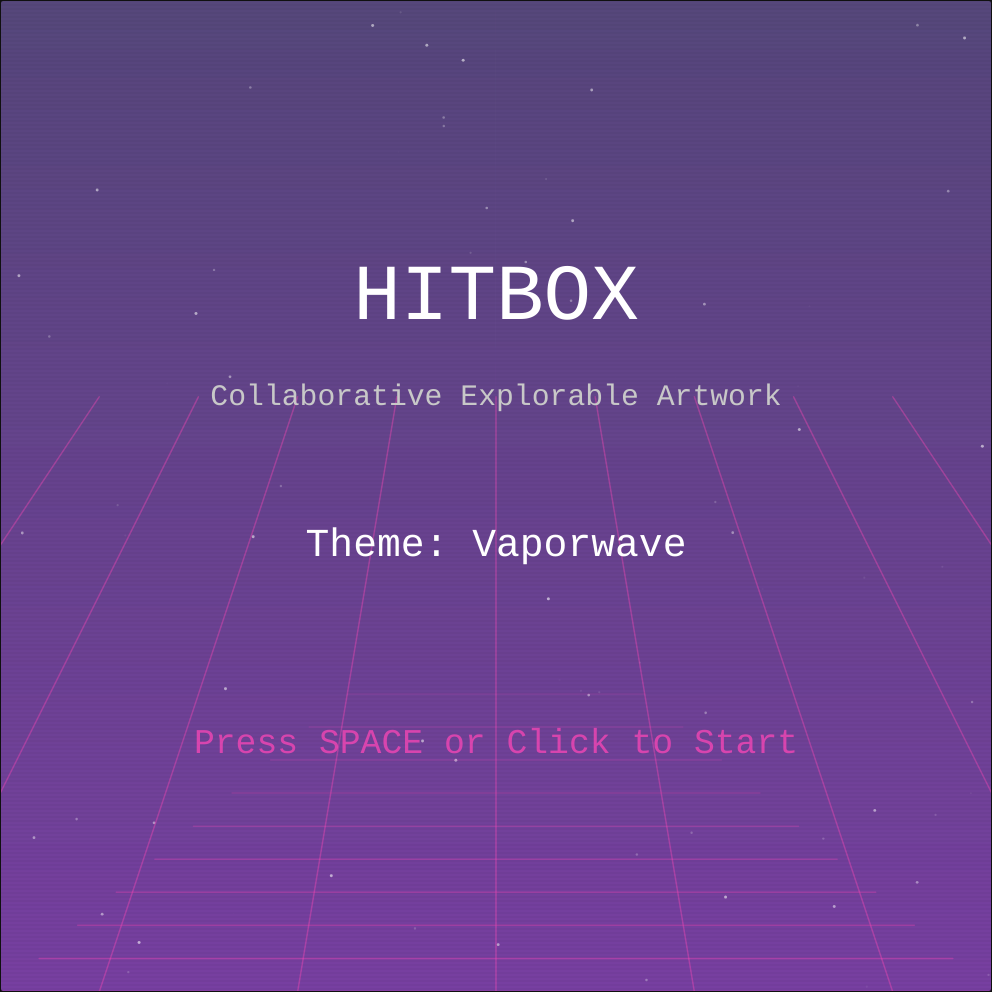
Frame 1 (no input)
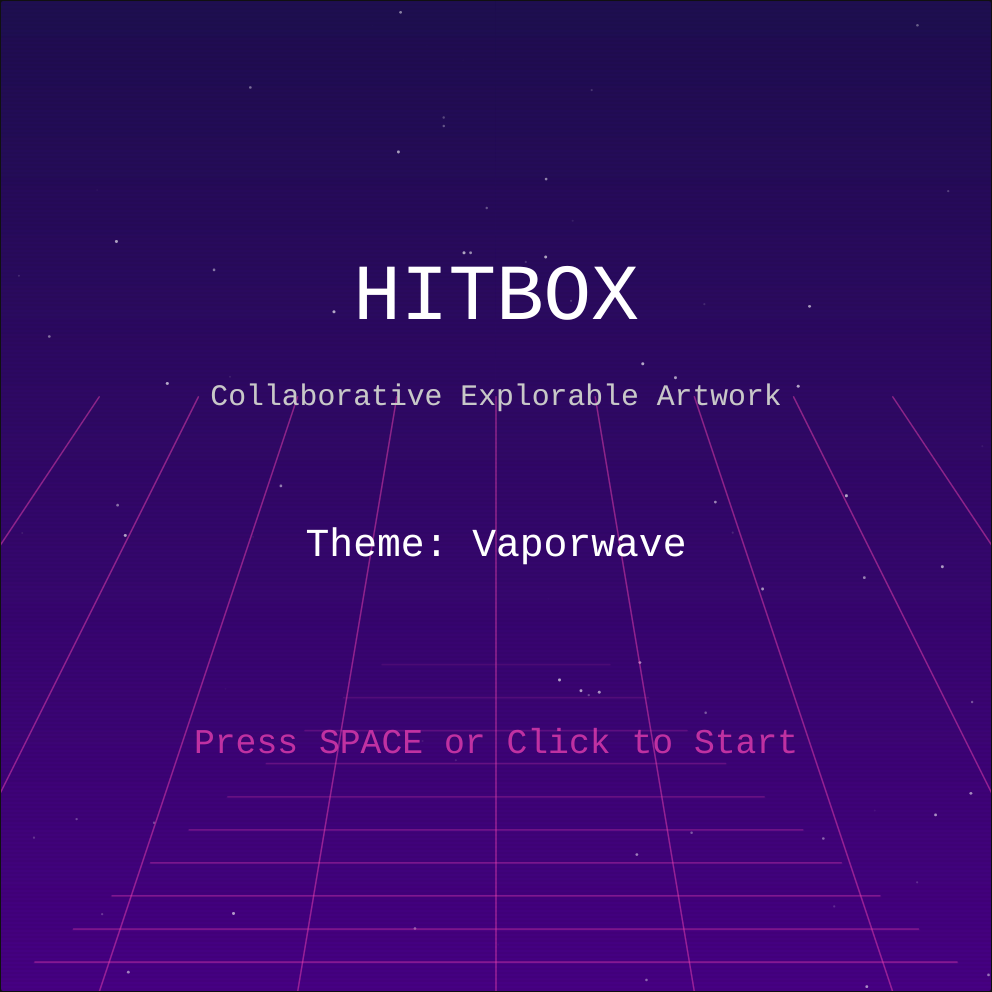
Frame 60 (no input)
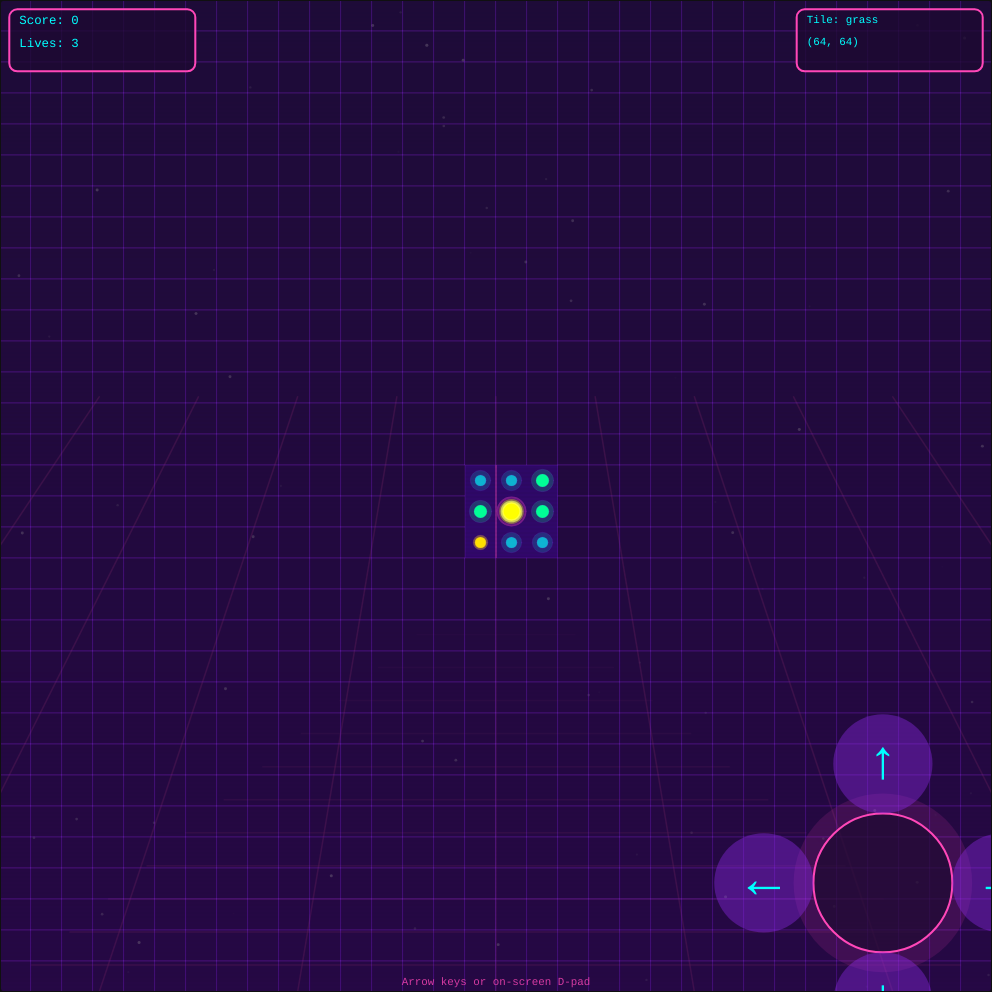
Frame 120 (the mouse pressed at the canvas centre since frame 60)

The p5.js sketch that drew these frames (run headless with seeded random() and noise() and a simulated clock; from frame 60 on, the mouse is pressed at the canvas centre):

// p5.js sketch
// ── sketch.js
/*  CONFIGURATION */
const WORLD_SIZE = 128; // world is 128 × 128 tiles
const FIXED_VIEW_TILES = 32; // tiles visible across
const DPAD_MIN_PX = 40; // smallest button diameter

/*  ========================================
    THEME SYSTEM - Swap this object to change visuals!
    ======================================== */

const VAPORWAVE_THEME = {
  name: "Vaporwave",

  colors: {
    pink: [255, 71, 184],
    purple: [138, 43, 226],
    cyan: [0, 255, 255],
    blue: [75, 0, 130],
    deepPurple: [30, 10, 50],
    neonPink: [255, 20, 147],
    grid: [255, 71, 184, 100]
  },

  drawBackground: function() {
    /* animated gradient background */
    bgGradientOffset += 0.003;
    let topColor = color(
      this.colors.deepPurple[0],
      this.colors.deepPurple[1] + sin(bgGradientOffset) * 20,
      this.colors.deepPurple[2] + cos(bgGradientOffset) * 30
    );
    let bottomColor = color(
      this.colors.blue[0] + sin(bgGradientOffset + PI) * 30,
      this.colors.blue[1],
      this.colors.blue[2]
    );

    /* draw gradient */
    for (let y = 0; y < VIEW_PIXELS; y++) {
      let inter = map(y, 0, VIEW_PIXELS, 0, 1);
      let c = lerpColor(topColor, bottomColor, inter);
      stroke(c);
      line(0, y, VIEW_PIXELS, y);
    }

    /* stars */
    noStroke();
    randomSeed(42);
    for (let i = 0; i < 80; i++) {
      let x = random(VIEW_PIXELS);
      let y = random(VIEW_PIXELS);
      let twinkle = sin(frameCount * 0.05 + i) * 0.5 + 0.5;
      fill(255, 255, 255, 150 * twinkle);
      ellipse(x, y, 2 + twinkle);
    }

    /* perspective grid */
    push();
    stroke(...this.colors.grid);
    strokeWeight(1.5);

    let gridSize = VIEW_PIXELS / 10;
    let gridY = VIEW_PIXELS * 0.7;
    let vanishY = VIEW_PIXELS * 0.4;
    let gridOffset = (frameCount * 0.5) % gridSize;

    /* horizontal lines */
    for (let i = 0; i < 15; i++) {
      let y = gridY + i * gridSize / 3 - gridOffset;
      if (y < VIEW_PIXELS) {
        let perspective = map(y, gridY, VIEW_PIXELS, 0.3, 1);
        let x1 = VIEW_PIXELS / 2 - (VIEW_PIXELS / 2) * perspective;
        let x2 = VIEW_PIXELS / 2 + (VIEW_PIXELS / 2) * perspective;
        stroke(...this.colors.grid.slice(0, 3), this.colors.grid[3] * perspective);
        line(x1, y, x2, y);
      }
    }

    /* vertical lines */
    for (let i = -5; i <= 5; i++) {
      let x = VIEW_PIXELS / 2 + i * gridSize;
      stroke(...this.colors.grid);
      line(x, vanishY, VIEW_PIXELS / 2 + i * gridSize * 2, VIEW_PIXELS);
    }

    pop();

    /* scan lines effect */
    noStroke();
    for (let y = 0; y < VIEW_PIXELS; y += 4) {
      fill(0, 0, 0, 8);
      rect(0, y, VIEW_PIXELS, 2);
    }
  },

  drawTile: function(type, x, y, wx, wy) {
    let cx = x + TILE_SIZE / 2,
      cy = y + TILE_SIZE / 2,
      base = TILE_SIZE * 0.6;
    push();
    switch (type) {
      case "floor":
        fill(...this.colors.cyan, 30);
        ellipse(cx, cy, base * 1.1);
        fill(...this.colors.cyan, 150);
        ellipse(cx, cy, base * 0.6);
        break;
      case "grass":
        fill(0, 255, 150, 40);
        ellipse(cx, cy, base * 1.2);
        fill(0, 255, 150);
        ellipse(cx, cy, base * 0.7);
        break;
      case "lava":
        let glow = 100 + sin(frameCount * 0.2 + wx) * 100;
        fill(...this.colors.neonPink, 80);
        ellipse(cx, cy, base * 1.4);
        fill(...this.colors.neonPink.slice(0, 2), glow);
        ellipse(cx, cy, base * 0.8);
        break;
      case "coin":
        let pulse = sin(frameCount * 0.1 + wx) * 0.2 + 0.8;
        fill(255, 215, 0, 80);
        ellipse(cx, cy, base * 1.1 * pulse);
        fill(255, 223, 0);
        ellipse(cx, cy, base * 0.6);
        break;
      case "wall":
        fill(...this.colors.purple, 200);
        ellipse(cx, cy, base);
        fill(...this.colors.purple, 100);
        ellipse(cx, cy, base * 0.5);
        break;
      case "shrine":
        let rotation = frameCount * 0.05;
        let shrineGlow = sin(frameCount * 0.1) * 0.5 + 0.5;
        fill(255, 255, 255, 100 * shrineGlow);
        ellipse(cx, cy, base * 1.5);
        push();
        translate(cx, cy);
        rotate(rotation);
        fill(...this.colors.cyan, 200);
        noStroke();
        quad(-base*0.4, 0, 0, -base*0.4, base*0.4, 0, 0, base*0.4);
        pop();
        fill(255, 255, 255);
        ellipse(cx, cy, base * 0.2);
        break;
      case "explosion":
        let timer = explosionTimers[wy][wx];
        let danger = timer < 30 ? map(timer, 0, 30, 255, 0) : 0;
        let warning = timer > 30 ? sin(timer * 0.3) * 128 + 128 : 255;

        if (timer < 10) {
          // Exploding!
          fill(255, 100, 0, 200);
          ellipse(cx, cy, base * 1.8);
          fill(255, 200, 0);
          ellipse(cx, cy, base * 1.2);
        } else if (timer < 30) {
          // About to explode
          fill(255, danger, 0, 150);
          ellipse(cx, cy, base * 1.3);
          fill(255, 150, 0);
          ellipse(cx, cy, base * 0.8);
        } else {
          // Warning state
          fill(255, 200, 0, warning * 0.5);
          ellipse(cx, cy, base * 1.1);
          fill(255, 200, 0, warning);
          ellipse(cx, cy, base * 0.6);
        }
        break;
    }
    pop();
  },

  drawMovingObstacle: function(x, y) {
    push();
    let pulse = sin(frameCount * 0.15) * 0.2 + 0.8;

    // Red glowing enemy
    fill(255, 0, 0, 80);
    ellipse(x, y, TILE_SIZE * 0.9 * pulse);
    fill(255, 50, 50);
    ellipse(x, y, TILE_SIZE * 0.7);
    fill(150, 0, 0);
    ellipse(x, y, TILE_SIZE * 0.4);
    pop();
  },

  drawPlayer: function(x, y, hurt) {
    push();
    if (hurt) {
      fill(...this.colors.neonPink, 200);
      stroke(...this.colors.neonPink, 100);
    } else {
      fill(255, 255, 0, 80);
      ellipse(x, y, TILE_SIZE * 0.8);
      fill(255, 255, 0);
      stroke(255, 255, 100, 150);
    }
    strokeWeight(3);
    ellipse(x, y, TILE_SIZE * 0.6);
    pop();
  },

  drawHoverHighlight: function(tx, ty) {
    push();
    let pulse = sin(frameCount * 0.1) * 0.3 + 0.7;
    fill(...this.colors.pink, 40 * pulse);
    ellipse(
      tx * TILE_SIZE + TILE_SIZE / 2,
      ty * TILE_SIZE + TILE_SIZE / 2,
      TILE_SIZE * 0.95
    );
    noFill();
    stroke(...this.colors.pink, 100 * pulse);
    strokeWeight(2);
    ellipse(
      tx * TILE_SIZE + TILE_SIZE / 2,
      ty * TILE_SIZE + TILE_SIZE / 2,
      TILE_SIZE * 0.9
    );
    pop();
  },

  drawHUD: function(score, lives, tileInfo) {
    const pad = TILE_SIZE * 0.3,
      w = TILE_SIZE * 6,
      h = TILE_SIZE * 2;

    /* scoreboard */
    push();
    fill(...this.colors.deepPurple, 200);
    rect(pad, pad, w, h, 8);
    noFill();
    stroke(...this.colors.pink);
    strokeWeight(2);
    rect(pad, pad, w, h, 8);
    pop();

    fill(...this.colors.cyan);
    textAlign(LEFT, TOP);
    textSize(TILE_SIZE * 0.4);
    text(`Score: ${score}`, pad + 10, pad + 5);
    text(`Lives: ${lives}`, pad + 10, pad + TILE_SIZE * 0.9);

    /* tile info */
    if (tileInfo) {
      const ix = width - w - pad;
      push();
      fill(...this.colors.deepPurple, 200);
      rect(ix, pad, w, h, 8);
      noFill();
      stroke(...this.colors.pink);
      strokeWeight(2);
      rect(ix, pad, w, h, 8);
      pop();

      fill(...this.colors.cyan);
      textSize(TILE_SIZE * 0.35);
      text(`Tile: ${tileInfo.type}`, ix + 10, pad + 5);
      text(`(${tileInfo.x}, ${tileInfo.y})`, ix + 10, pad + TILE_SIZE * 0.9);
    }

    /* instruction */
    fill(...this.colors.pink, 200);
    textAlign(CENTER);
    textSize(TILE_SIZE * 0.35);
    text("Arrow keys or on-screen D-pad", width / 2, height - TILE_SIZE * 0.5);
  },

  drawControls: function(dpadConfig) {
    const s = dpadConfig.size,
      o = dpadConfig.dist,
      cx = dpadConfig.cx,
      cy = dpadConfig.cy;

    push();
    noStroke();
    fill(...this.colors.pink, 30);
    ellipse(cx, cy, s * 1.8);
    fill(...this.colors.deepPurple, 180);
    ellipse(cx, cy, s * 1.4);
    noFill();
    stroke(...this.colors.pink);
    strokeWeight(2);
    ellipse(cx, cy, s * 1.4);

    noStroke();
    fill(...this.colors.purple, 100);
    ellipse(cx - o, cy, s);
    ellipse(cx + o, cy, s);
    ellipse(cx, cy - o, s);
    ellipse(cx, cy + o, s);

    fill(...this.colors.cyan);
    textAlign(CENTER, CENTER);
    textSize(s * 0.55);
    text("←", cx - o, cy);
    text("→", cx + o, cy);
    text("↑", cx, cy - o);
    text("↓", cx, cy + o);
    pop();
  }
};

// Available themes array
const THEMES = [
  VAPORWAVE_THEME
  // More themes can be added here
];

// Active theme - swap this to change the entire visual style!
let CURRENT_THEME = THEMES[0];

/*  GLOBAL STATE */
let TILE_SIZE, VIEW_PIXELS; // tile size & canvas side (px)
let canvas;
let bgGradientOffset = 0; // for animated gradient

/* game state */
let gameState = "start"; // "start" or "playing"
let selectedThemeIndex = 0;

/* player + world */
let player = { x: 64, y: 64, lives: 3, hurtTimer: 0 };
let world = [];
let revealed = [];
let biomes = []; // biome map
let explosionTimers = []; // tracks explosion countdowns
let movingObstacles = []; // moving hazards
let score = 0;
let startX = 64,
  startY = 64;

/* biome types */
const BIOMES = {
  NEON_CITY: 'neon_city',
  LAVA_FIELDS: 'lava_fields',
  CRYSTAL_GARDEN: 'crystal_garden',
  VOID: 'void',
  SAFE_ZONE: 'safe_zone'
};

/* screen shake */
let shake = { duration: 0, magnitude: 0 };

/* D-pad geometry (updated every resize) */
const dpad = { size: 0, dist: 0, hit: 0, cx: 0, cy: 0 };

/*  INITIALISATION */

function setup() {
  calcTileSize(); // ← sets TILE_SIZE & dpad.*
  canvas = createCanvas(VIEW_PIXELS, VIEW_PIXELS);
  canvas.elt.setAttribute("tabindex", "0");
  canvas.elt.focus();

  noStroke();
  textFont("monospace");

  // World generation happens when game starts (not on setup)
}

/*  RESIZE HANDLER */

function windowResized() {
  calcTileSize();
  resizeCanvas(VIEW_PIXELS, VIEW_PIXELS);
}

/*  MAIN DRAW LOOP  */

function draw() {
  if (document.activeElement !== canvas.elt) canvas.elt.focus();

  if (gameState === "start") {
    drawStartScreen();
    return;
  }

  /* ─── background ─── */
  CURRENT_THEME.drawBackground();

  /* ─── update game state ─── */
  updateExplosions();
  updateMovingObstacles();

  /* ─── camera shake ─── */
  push();
  if (shake.duration > 0) {
    translate(
      random(-shake.magnitude, shake.magnitude),
      random(-shake.magnitude, shake.magnitude)
    );
    shake.duration--;
  }

  /* ─── camera clamping ─── */
  let camX = constrain(
    player.x - FIXED_VIEW_TILES / 2,
    0,
    WORLD_SIZE - FIXED_VIEW_TILES
  );
  let camY = constrain(
    player.y - FIXED_VIEW_TILES / 2,
    0,
    WORLD_SIZE - FIXED_VIEW_TILES
  );

  /* ─── world tiles ─── */
  for (let y = 0; y < FIXED_VIEW_TILES; y++) {
    for (let x = 0; x < FIXED_VIEW_TILES; x++) {
      let wx = camX + x,
        wy = camY + y;
      if (revealed[wy][wx])
        CURRENT_THEME.drawTile(world[wy][wx], x * TILE_SIZE, y * TILE_SIZE, wx, wy);
      else {
        /* unrevealed tiles */
        fill(...CURRENT_THEME.colors.deepPurple, 180);
        rect(x * TILE_SIZE, y * TILE_SIZE, TILE_SIZE, TILE_SIZE);
        noFill();
        stroke(...CURRENT_THEME.colors.purple, 30);
        strokeWeight(1);
        rect(x * TILE_SIZE, y * TILE_SIZE, TILE_SIZE, TILE_SIZE);
      }
    }
  }

  /* ─── hover highlight ─── */
  let tx = floor(mouseX / TILE_SIZE),
    ty = floor(mouseY / TILE_SIZE);
  if (tx >= 0 && tx < FIXED_VIEW_TILES && ty >= 0 && ty < FIXED_VIEW_TILES) {
    CURRENT_THEME.drawHoverHighlight(tx, ty);
  }

  /* ─── moving obstacles ─── */
  for (let obs of movingObstacles) {
    let ox = obs.x - camX;
    let oy = obs.y - camY;
    // Draw moving obstacles if in viewport (they're always visible as active threats)
    if (ox >= 0 && ox < FIXED_VIEW_TILES && oy >= 0 && oy < FIXED_VIEW_TILES) {
      CURRENT_THEME.drawMovingObstacle(ox * TILE_SIZE + TILE_SIZE / 2, oy * TILE_SIZE + TILE_SIZE / 2);
      // Auto-reveal tiles around moving obstacles so player can see them
      revealAround(obs.x, obs.y);
    }
  }

  /* ─── player ──── */
  let px = (player.x - camX) * TILE_SIZE + TILE_SIZE / 2;
  let py = (player.y - camY) * TILE_SIZE + TILE_SIZE / 2;
  if (player.hurtTimer > 0) player.hurtTimer--;
  CURRENT_THEME.drawPlayer(px, py, player.hurtTimer > 0);

  pop(); // end shake push

  /* ─── HUD & D-pad ── */
  let tileInfo = null;
  let hoverX = floor(mouseX / TILE_SIZE) + camX;
  let hoverY = floor(mouseY / TILE_SIZE) + camY;
  if (hoverX >= 0 && hoverX < WORLD_SIZE && hoverY >= 0 && hoverY < WORLD_SIZE && revealed[hoverY][hoverX]) {
    tileInfo = { type: world[hoverY][hoverX], x: hoverX, y: hoverY };
  }
  CURRENT_THEME.drawHUD(score, player.lives, tileInfo);
  CURRENT_THEME.drawControls(dpad);
}

/*  INPUT   */

function keyPressed() {
  if (gameState === "start") {
    // Theme selection
    if (keyCode === LEFT_ARROW) {
      selectedThemeIndex = (selectedThemeIndex - 1 + THEMES.length) % THEMES.length;
      CURRENT_THEME = THEMES[selectedThemeIndex];
      return false;
    }
    if (keyCode === RIGHT_ARROW) {
      selectedThemeIndex = (selectedThemeIndex + 1) % THEMES.length;
      CURRENT_THEME = THEMES[selectedThemeIndex];
      return false;
    }
    // Start game
    if (key === ' ' || keyCode === ENTER) {
      startGame();
      return false;
    }
    return false;
  }

  // In-game controls
  let dx = 0,
    dy = 0;
  if (keyCode === LEFT_ARROW) dx = -1;
  if (keyCode === RIGHT_ARROW) dx = 1;
  if (keyCode === UP_ARROW) dy = -1;
  if (keyCode === DOWN_ARROW) dy = 1;

  if (dx || dy) {
    tryMove(dx, dy);
    return false;
  } // block page scrolling
}

function touchStarted() {
  if (gameState === "start") {
    // Touch anywhere to start
    startGame();
    return false;
  }

  /* four hit-tests against the invisible circles */
  if (dist(mouseX, mouseY, dpad.cx - dpad.dist, dpad.cy) < dpad.hit)
    tryMove(-1, 0);
  if (dist(mouseX, mouseY, dpad.cx + dpad.dist, dpad.cy) < dpad.hit)
    tryMove(1, 0);
  if (dist(mouseX, mouseY, dpad.cx, dpad.cy - dpad.dist) < dpad.hit)
    tryMove(0, -1);
  if (dist(mouseX, mouseY, dpad.cx, dpad.cy + dpad.dist) < dpad.hit)
    tryMove(0, 1);
  return false;
}

function mouseClicked() {
  if (gameState === "start") {
    startGame();
    return false;
  }
}

/*  START SCREEN  */

function drawStartScreen() {
  // Draw background
  CURRENT_THEME.drawBackground();

  // Title
  push();
  fill(255);
  textAlign(CENTER, CENTER);
  textSize(VIEW_PIXELS * 0.08);
  text("HITBOX", VIEW_PIXELS / 2, VIEW_PIXELS * 0.3);

  // Subtitle
  textSize(VIEW_PIXELS * 0.03);
  fill(200);
  text("Collaborative Explorable Artwork", VIEW_PIXELS / 2, VIEW_PIXELS * 0.4);

  // Theme info
  textSize(VIEW_PIXELS * 0.04);
  fill(255);
  text(`Theme: ${CURRENT_THEME.name}`, VIEW_PIXELS / 2, VIEW_PIXELS * 0.55);

  // Instructions
  textSize(VIEW_PIXELS * 0.025);
  fill(180);
  if (THEMES.length > 1) {
    text("← → to change theme", VIEW_PIXELS / 2, VIEW_PIXELS * 0.65);
  }

  // Start button
  textSize(VIEW_PIXELS * 0.035);
  fill(...CURRENT_THEME.colors.cyan);
  let pulse = sin(frameCount * 0.1) * 0.3 + 0.7;
  fill(...CURRENT_THEME.colors.pink, 255 * pulse);
  text("Press SPACE or Click to Start", VIEW_PIXELS / 2, VIEW_PIXELS * 0.75);

  pop();
}

function startGame() {
  gameState = "playing";
  generateWorld();
  revealAround(player.x, player.y);
}

/*  GAME LOGIC  */

function tryMove(dx, dy) {
  let nx = player.x + dx,
    ny = player.y + dy;
  if (
    nx >= 0 &&
    nx < WORLD_SIZE &&
    ny >= 0 &&
    ny < WORLD_SIZE &&
    world[ny][nx] !== "wall"
  ) {
    player.x = nx;
    player.y = ny;
    revealAround(nx, ny);
    collectCoin(nx, ny);
    checkHazards(nx, ny);
  }
}

function checkHazards(x, y) {
  // Check lava
  if (world[y][x] === "lava") {
    damagePlayer();
  }

  // Check explosion tiles (if currently exploding)
  if (world[y][x] === "explosion" && explosionTimers[y][x] < 10) {
    damagePlayer();
  }

  // Check moving obstacles
  for (let obs of movingObstacles) {
    if (obs.x === x && obs.y === y) {
      damagePlayer();
      break;
    }
  }
}

function damagePlayer() {
  player.lives--;
  player.hurtTimer = 15;
  shake = { duration: 10, magnitude: 5 };
  if (player.lives <= 0) {
    score = 0;
    Object.assign(player, { x: startX, y: startY, lives: 3, hurtTimer: 30 });
  }
}

function updateExplosions() {
  // Update explosion timers
  for (let y = 0; y < WORLD_SIZE; y++) {
    for (let x = 0; x < WORLD_SIZE; x++) {
      if (world[y][x] === "explosion") {
        explosionTimers[y][x]--;
        if (explosionTimers[y][x] <= 0) {
          explosionTimers[y][x] = 120; // reset timer (2 seconds at 60fps)
        }
      }
    }
  }
}

function updateMovingObstacles() {
  for (let obs of movingObstacles) {
    obs.moveTimer++;
    if (obs.moveTimer >= obs.moveSpeed) {
      obs.moveTimer = 0;

      // Try to move
      let nx = obs.x + obs.dirX;
      let ny = obs.y + obs.dirY;

      // Bounce off walls or boundaries
      if (
        nx < 0 || nx >= WORLD_SIZE || ny < 0 || ny >= WORLD_SIZE ||
        world[ny][nx] === "wall"
      ) {
        // Reverse direction
        obs.dirX *= -1;
        obs.dirY *= -1;
      } else {
        // Move
        obs.x = nx;
        obs.y = ny;
      }

      // Occasionally change direction
      if (random() < 0.1) {
        obs.dirX = random([-1, 0, 1]);
        obs.dirY = random([-1, 0, 1]);
      }
    }

    // Check collision with player
    if (obs.x === player.x && obs.y === player.y) {
      damagePlayer();
    }
  }
}

function generateWorld() {
  // Initialize arrays
  for (let y = 0; y < WORLD_SIZE; y++) {
    world[y] = [];
    revealed[y] = [];
    biomes[y] = [];
    for (let x = 0; x < WORLD_SIZE; x++) {
      world[y][x] = "floor";
      revealed[y][x] = false;
      biomes[y][x] = BIOMES.VOID;
    }
  }

  // Generate biomes using region-based approach with noise for organic boundaries
  // First, create large biome regions
  let regionSize = 16; // each region is 16x16 tiles
  let regions = [];
  for (let ry = 0; ry < WORLD_SIZE / regionSize; ry++) {
    regions[ry] = [];
    for (let rx = 0; rx < WORLD_SIZE / regionSize; rx++) {
      let r = random();
      // Distribute regions more evenly
      if (r < 0.40) regions[ry][rx] = BIOMES.LAVA_FIELDS; // 40%
      else if (r < 0.65) regions[ry][rx] = BIOMES.CRYSTAL_GARDEN; // 25%
      else if (r < 0.85) regions[ry][rx] = BIOMES.NEON_CITY; // 20%
      else regions[ry][rx] = BIOMES.VOID; // 15%
    }
  }

  // Now apply with noise for organic boundaries
  let noiseScale = 0.08;
  for (let y = 0; y < WORLD_SIZE; y++) {
    for (let x = 0; x < WORLD_SIZE; x++) {
      let rx = floor(x / regionSize);
      let ry = floor(y / regionSize);
      let baseBiome = regions[ry][rx];

      // Use noise to create fuzzy boundaries between regions
      let n = noise(x * noiseScale, y * noiseScale);

      // Occasionally let noise override to create natural variation
      if (n > 0.8) {
        // Check neighboring region
        let nrx = constrain(rx + (x % regionSize > regionSize/2 ? 1 : -1), 0, floor(WORLD_SIZE/regionSize) - 1);
        let nry = constrain(ry + (y % regionSize > regionSize/2 ? 1 : -1), 0, floor(WORLD_SIZE/regionSize) - 1);
        biomes[y][x] = regions[nry][nrx];
      } else {
        biomes[y][x] = baseBiome;
      }
    }
  }

  // Create safe starting zone
  createSafeZone(startX, startY, 8);

  // Generate rooms (interesting structures) - reduced to preserve more biome tiles
  for (let i = 0; i < 12; i++) {
    let rx = floor(random(10, WORLD_SIZE - 10));
    let ry = floor(random(10, WORLD_SIZE - 10));
    let rw = floor(random(4, 8));
    let rh = floor(random(4, 8));
    createRoom(rx, ry, rw, rh);
  }

  // Generate treasure rooms
  for (let i = 0; i < 6; i++) {
    let tx = floor(random(10, WORLD_SIZE - 10));
    let ty = floor(random(10, WORLD_SIZE - 10));
    createTreasureRoom(tx, ty);
  }

  // Generate paths - reduced to preserve more natural biome distribution
  for (let i = 0; i < 10; i++) {
    let x1 = floor(random(WORLD_SIZE));
    let y1 = floor(random(WORLD_SIZE));
    let x2 = floor(random(WORLD_SIZE));
    let y2 = floor(random(WORLD_SIZE));
    createPath(x1, y1, x2, y2);
  }

  // Initialize explosion timers array
  for (let y = 0; y < WORLD_SIZE; y++) {
    explosionTimers[y] = [];
    for (let x = 0; x < WORLD_SIZE; x++) {
      explosionTimers[y][x] = 0;
    }
  }

  // Fill tiles based on biomes
  for (let y = 0; y < WORLD_SIZE; y++) {
    for (let x = 0; x < WORLD_SIZE; x++) {
      if (world[y][x] !== "floor") continue; // skip already set tiles

      let biome = biomes[y][x];
      let r = random();

      switch(biome) {
        case BIOMES.LAVA_FIELDS:
          // More lava, plus explosion tiles
          world[y][x] = r < 0.45 ? "lava"
                      : r < 0.55 ? "wall"
                      : r < 0.6 ? "coin"
                      : r < 0.65 ? "explosion"
                      : "floor";
          if (world[y][x] === "explosion") {
            explosionTimers[y][x] = floor(random(60, 180)); // random initial timer
          }
          break;
        case BIOMES.NEON_CITY:
          world[y][x] = r < 0.25 ? "wall"
                      : r < 0.35 ? "coin"
                      : r < 0.38 ? "explosion"
                      : "floor";
          if (world[y][x] === "explosion") {
            explosionTimers[y][x] = floor(random(60, 180));
          }
          break;
        case BIOMES.CRYSTAL_GARDEN:
          world[y][x] = r < 0.5 ? "grass" : r < 0.6 ? "coin" : "floor";
          break;
        case BIOMES.VOID:
          world[y][x] = r < 0.05 ? "wall" : r < 0.08 ? "coin" : "floor";
          break;
        case BIOMES.SAFE_ZONE:
          world[y][x] = r < 0.3 ? "grass" : r < 0.4 ? "coin" : "floor";
          break;
      }
    }
  }

  // Add shrines (points of interest)
  for (let i = 0; i < 5; i++) {
    let sx = floor(random(10, WORLD_SIZE - 10));
    let sy = floor(random(10, WORLD_SIZE - 10));
    createShrine(sx, sy);
  }

  // Create moving obstacles
  let obsCreated = 0;
  let attempts = 0;
  while (obsCreated < 20 && attempts < 100) {
    attempts++;
    let mx = floor(random(10, WORLD_SIZE - 10));
    let my = floor(random(10, WORLD_SIZE - 10));
    let distFromStart = dist(mx, my, startX, startY);

    // Spawn some close (20%), some medium (40%), some far (40%)
    let spawnChance = random();
    let validDistance = (spawnChance < 0.2 && distFromStart > 10 && distFromStart < 25) || // close
                        (spawnChance < 0.6 && distFromStart > 20 && distFromStart < 50) || // medium
                        (distFromStart > 40); // far

    // Avoid walls and immediate starting area
    if (validDistance && distFromStart > 10 && world[my][mx] !== "wall") {
      movingObstacles.push({
        x: mx,
        y: my,
        dirX: random([-1, 0, 1]),
        dirY: random([-1, 0, 1]),
        moveTimer: 0,
        moveSpeed: floor(random(20, 40)) // frames between moves
      });
      obsCreated++;
    }
  }
}

function createSafeZone(cx, cy, radius) {
  for (let y = cy - radius; y <= cy + radius; y++) {
    for (let x = cx - radius; x <= cx + radius; x++) {
      if (x >= 0 && x < WORLD_SIZE && y >= 0 && y < WORLD_SIZE) {
        let d = dist(x, y, cx, cy);
        if (d <= radius) {
          biomes[y][x] = BIOMES.SAFE_ZONE;
          world[y][x] = "floor";
        }
      }
    }
  }
}

function createRoom(x, y, w, h) {
  for (let j = y; j < y + h && j < WORLD_SIZE; j++) {
    for (let i = x; i < x + w && i < WORLD_SIZE; i++) {
      if (i >= 0 && j >= 0) {
        // Walls on edges
        if (i === x || i === x + w - 1 || j === y || j === y + h - 1) {
          if (random() > 0.2) world[j][i] = "wall"; // some gaps
        } else {
          world[j][i] = "floor";
        }
      }
    }
  }
}

function createTreasureRoom(x, y) {
  let size = 5;
  for (let j = y - size; j <= y + size; j++) {
    for (let i = x - size; i <= x + size; i++) {
      if (i >= 0 && i < WORLD_SIZE && j >= 0 && j < WORLD_SIZE) {
        let d = dist(i, j, x, y);
        if (d <= size) {
          if (d === floor(size)) {
            world[j][i] = "wall";
          } else {
            world[j][i] = random() < 0.4 ? "coin" : "floor";
          }
        }
      }
    }
  }
}

function createPath(x1, y1, x2, y2) {
  let steps = floor(dist(x1, y1, x2, y2));
  for (let i = 0; i <= steps; i++) {
    let t = i / steps;
    let x = floor(lerp(x1, x2, t));
    let y = floor(lerp(y1, y2, t));

    if (x >= 0 && x < WORLD_SIZE && y >= 0 && y < WORLD_SIZE) {
      world[y][x] = "floor";
      // Add width to path
      if (x + 1 < WORLD_SIZE) world[y][x + 1] = "floor";
      if (y + 1 < WORLD_SIZE) world[y + 1][x] = "floor";
    }
  }
}

function createShrine(x, y) {
  if (x >= 1 && x < WORLD_SIZE - 1 && y >= 1 && y < WORLD_SIZE - 1) {
    // 3x3 shrine with special marker
    for (let j = y - 1; j <= y + 1; j++) {
      for (let i = x - 1; i <= x + 1; i++) {
        world[j][i] = "floor";
      }
    }
    world[y][x] = "shrine";
    // Coins around it
    world[y - 1][x] = "coin";
    world[y + 1][x] = "coin";
    world[y][x - 1] = "coin";
    world[y][x + 1] = "coin";
  }
}

function collectCoin(x, y) {
  if (world[y][x] === "coin") {
    world[y][x] = "floor";
    score++;
  }
}

function revealAround(x, y) {
  for (let dy = -1; dy <= 1; dy++)
    for (let dx = -1; dx <= 1; dx++)
      if (
        x + dx >= 0 &&
        y + dy >= 0 &&
        x + dx < WORLD_SIZE &&
        y + dy < WORLD_SIZE
      )
        revealed[y + dy][x + dx] = true;
}

/*  SIZE & DPAD CALCULATION  */

function calcTileSize() {
  /* 1. square canvas that fits the shortest window edge */
  TILE_SIZE = floor(min(windowWidth, windowHeight) / FIXED_VIEW_TILES);
  VIEW_PIXELS = TILE_SIZE * FIXED_VIEW_TILES;

  /* 2. D-pad geometry (guaranteed on-screen) */
  dpad.size = constrain(VIEW_PIXELS * 0.1, DPAD_MIN_PX, TILE_SIZE * 4); // 10 % of canvas, clamped
  dpad.dist = dpad.size * 1.2; // centre → button
  dpad.hit = dpad.size * 1.3; // generous hit radius

  const margin = dpad.size * 0.6; // distance from canvas edge
  dpad.cx = VIEW_PIXELS - margin - dpad.size / 2;
  dpad.cy = VIEW_PIXELS - margin - dpad.size / 2;
}
// ── style.css
html, body {
  margin: 0;
  padding: 0;
  width: 100%;
  height: 100%;
  overflow: hidden;
  position: fixed;
}
canvas {
  display: block;
  position: absolute;
  top: 50%;
  left: 50%;
  transform: translate(-50%, -50%);
}
